Frame 1 (no input): blank canvas, image omitted
Frame 60 (no input): blank canvas, image omitted
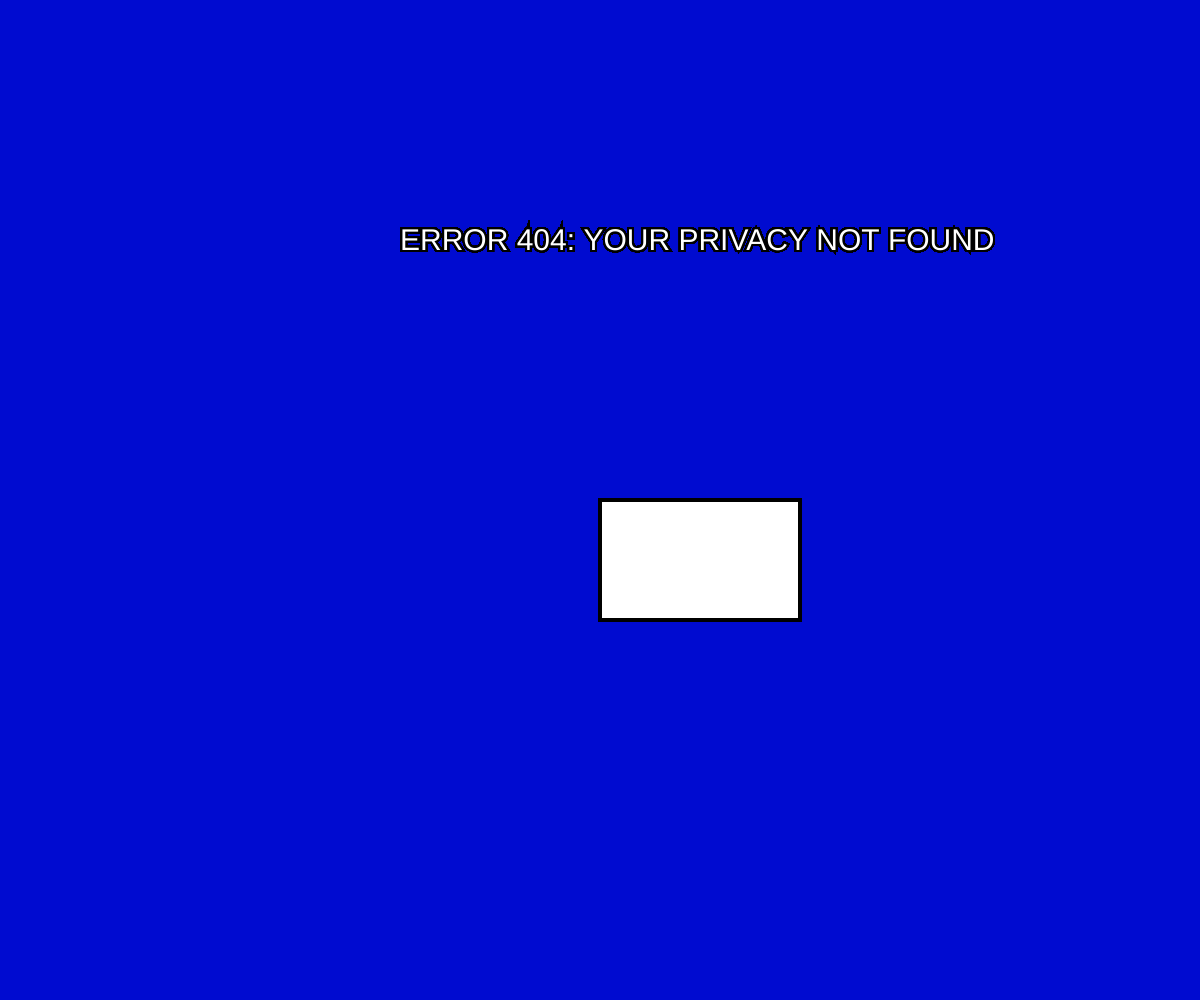
Frame 120 (the mouse pressed at the canvas centre since frame 60)

The p5.js sketch whose frames 1 and 60 were blank and that drew this single picture after the mouse press (run headless with seeded random() and noise() and a simulated clock; from frame 60 on, the mouse is pressed at the canvas centre):

// p5.js sketch
// ── sketch.js
function setup() {
  createCanvas(windowWidth,windowHeight);

  background("#000BD0");
  
}

function draw() {
  
  
  //fill(0);
  fill(255);
  //noStroke(0);
  stroke(0);
  strokeWeight(4);
 
  
  
  if(mouseIsPressed == true)
    {
      
      rect(mouseX,mouseY,200,120);
      //rect(mouseX,mouseY,random(100,30) );
      //circle(mouseX,mouseY,90);
    //text("ERROR: YOUR PRIVACY NOT FOUND",width/2.3,height/2.3)
      textSize(30);
 text("ERROR 404: YOUR PRIVACY NOT FOUND",width/3,height/4);
    //text("ERROR 404: YOUR PRIVACY NOT FOUND");
                                            
    }



}
